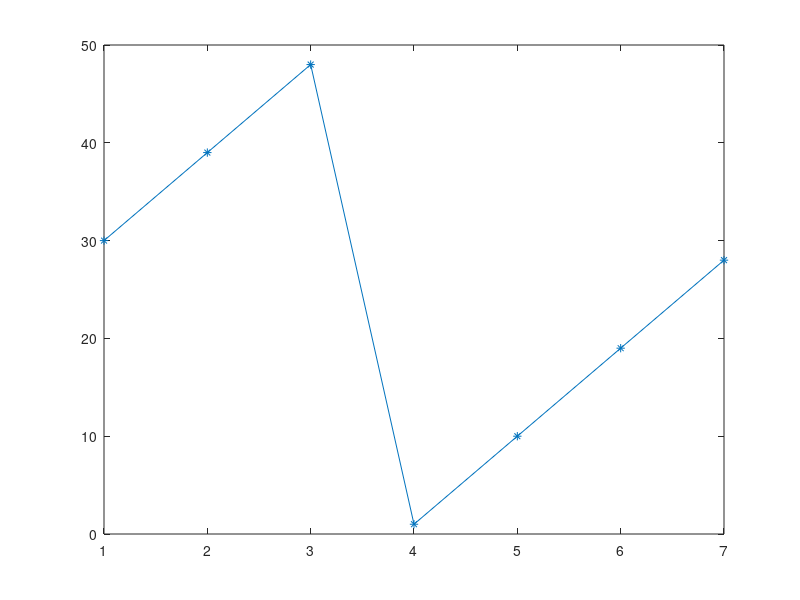
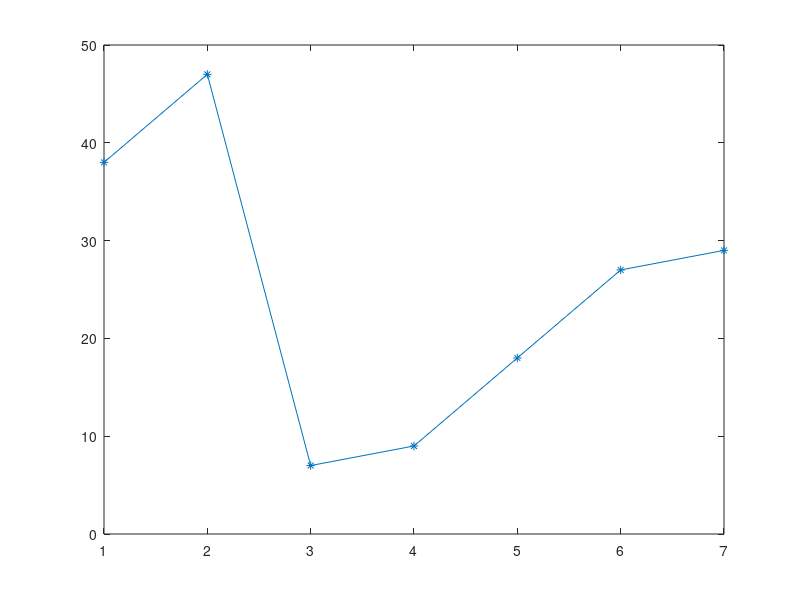
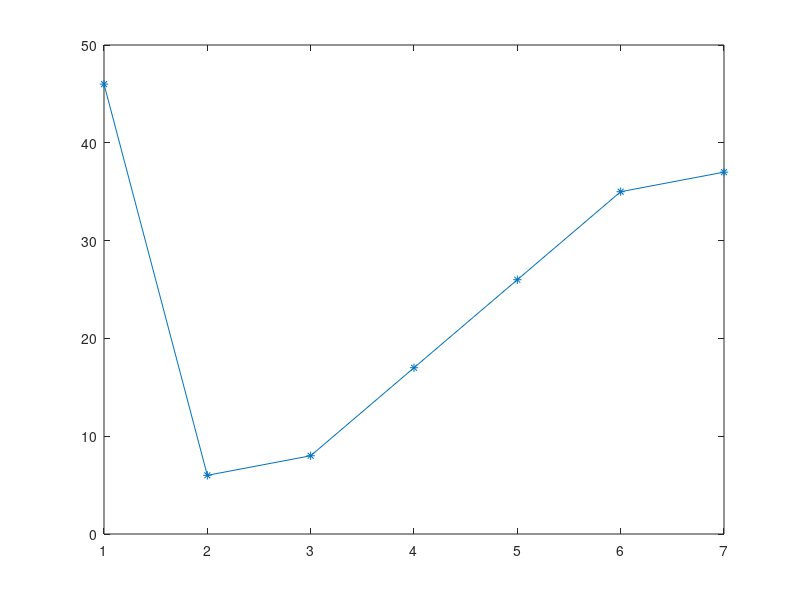
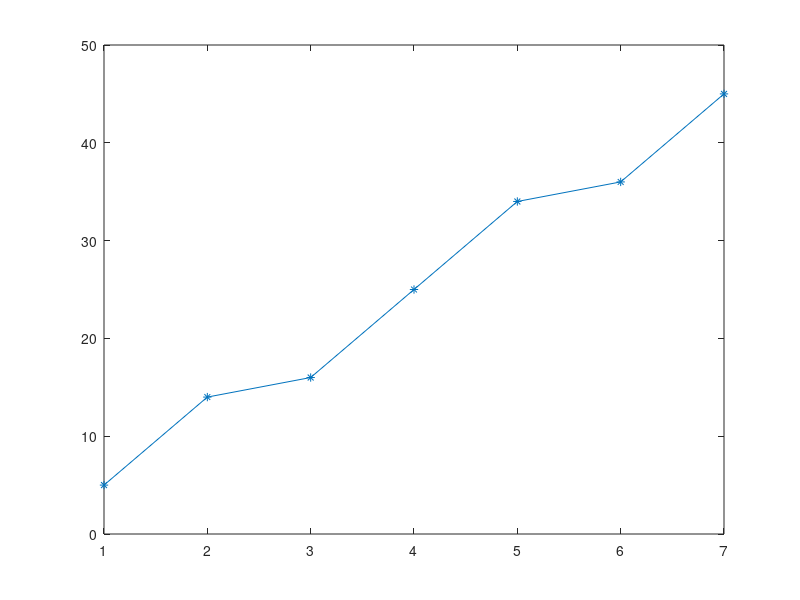

Write MATLAB code to recreate these figures, in order.


% The script loads data from a file and plots the data.

% Data are loaded first and then looped over the size of...
% the data and then plots as many plots as the number of the row is.


load data.mat matn


[r, c]=size(matn);


for i=1:r
   figure(i);
   
    for j=1:c
    rows_s=matn(i,:);
        
    end
    
 plot(rows_s,'*-');

end

